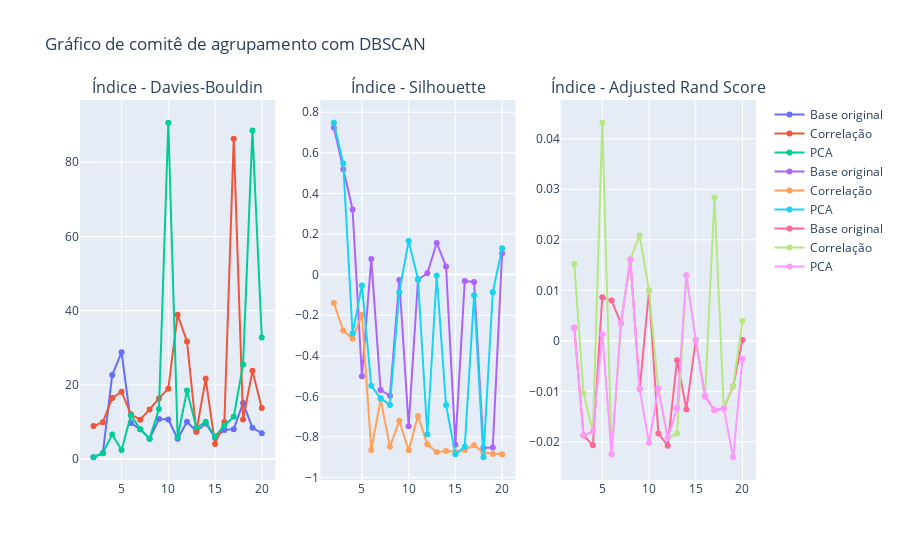

Write notebook code for a chart like this one.
### Code cell
plot_ensemble_indices(data_tfidf, selected_df_corr, selected_df_pca, labels, 'dbscan')

### Figure 1 — Plotly figure (JSON) as saved in the notebook; plotly's stock layout.template omitted (floating-point values rounded to 4 significant figures)
{"data": [{"name": "Base original", "type": "scatter", "x": [2, 3, 4, 5, 6, 7, 8, 9, 10, 11, 12, 13, 14, 15, 16, 17, 18, 19, 20], "xaxis": "x", "y": [0.5079, 1.614, 22.64, 28.78, 9.722, 8.017, 5.468, 10.8, 10.66, 5.493, 10.07, 7.45, 9.626, 5.741, 7.83, 8.074, 15.11, 8.449, 6.985], "yaxis": "y"}, {"name": "Correlação", "type": "scatter", "x": [2, 3, 4, 5, 6, 7, 8, 9, 10, 11, 12, 13, 14, 15, 16, 17, 18, 19, 20], "xaxis": "x", "y": [8.901, 9.946, 16.46, 18.18, 12.08, 10.63, 13.38, 16.36, 18.99, 38.89, 31.7, 7.391, 21.64, 4.102, 9.988, 86.34, 10.65, 23.81, 13.79], "yaxis": "y"}, {"name": "PCA", "type": "scatter", "x": [2, 3, 4, 5, 6, 7, 8, 9, 10, 11, 12, 13, 14, 15, 16, 17, 18, 19, 20], "xaxis": "x", "y": [0.4977, 1.594, 6.656, 2.427, 11.83, 8.067, 5.507, 13.49, 90.65, 5.883, 18.49, 8.501, 10.05, 6.075, 9.043, 11.43, 25.51, 88.6, 32.77], "yaxis": "y"}, {"name": "Base original", "type": "scatter", "x": [2, 3, 4, 5, 6, 7, 8, 9, 10, 11, 12, 13, 14, 15, 16, 17, 18, 19, 20], "xaxis": "x2", "y": [0.7239, 0.5193, 0.3205, -0.5008, 0.07657, -0.569, -0.5975, -0.02634, -0.7473, -0.02559, 0.005909, 0.1559, 0.04024, -0.8381, -0.03209, -0.03608, -0.853, -0.8517, 0.1046], "yaxis": "y2"}, {"name": "Correlação", "type": "scatter", "x": [2, 3, 4, 5, 6, 7, 8, 9, 10, 11, 12, 13, 14, 15, 16, 17, 18, 19, 20], "xaxis": "x2", "y": [-0.1407, -0.2755, -0.3168, -0.1981, -0.8643, -0.615, -0.849, -0.7202, -0.8655, -0.6963, -0.8365, -0.8739, -0.869, -0.8725, -0.8638, -0.8404, -0.8786, -0.8839, -0.8856], "yaxis": "y2"}, {"name": "PCA", "type": "scatter", "x": [2, 3, 4, 5, 6, 7, 8, 9, 10, 11, 12, 13, 14, 15, 16, 17, 18, 19, 20], "xaxis": "x2", "y": [0.7481, 0.5484, -0.2904, -0.05334, -0.5482, -0.6091, -0.6425, -0.08582, 0.1655, -0.0223, -0.7874, -0.004463, -0.6429, -0.8857, -0.8486, -0.1016, -0.9001, -0.08767, 0.1296], "yaxis": "y2"}, {"name": "Base original", "type": "scatter", "x": [2, 3, 4, 5, 6, 7, 8, 9, 10, 11, 12, 13, 14, 15, 16, 17, 18, 19, 20], "xaxis": "x3", "y": [0.002604, -0.01875, -0.02069, 0.008605, 0.007991, 0.003461, 0.01611, -0.00955, 0.009944, -0.01835, -0.02076, -0.003832, -0.01356, 0.0001825, -0.01101, -0.01376, -0.01339, -0.009013, 0.0002128], "yaxis": "y3"}, {"name": "Correlação", "type": "scatter", "x": [2, 3, 4, 5, 6, 7, 8, 9, 10, 11, 12, 13, 14, 15, 16, 17, 18, 19, 20], "xaxis": "x3", "y": [0.01524, -0.01045, -0.01798, 0.04317, -0.02245, 0.003461, 0.01611, 0.02088, 0.009944, -0.009639, -0.01923, -0.01835, 0.013, 0.0001825, -0.01091, 0.02839, -0.01339, -0.009013, 0.003973], "yaxis": "y3"}, {"name": "PCA", "type": "scatter", "x": [2, 3, 4, 5, 6, 7, 8, 9, 10, 11, 12, 13, 14, 15, 16, 17, 18, 19, 20], "xaxis": "x3", "y": [0.002604, -0.01875, -0.01798, 0.001295, -0.02245, 0.003461, 0.01611, -0.00955, -0.02023, -0.009391, -0.01923, -0.01337, 0.013, 0.0001825, -0.01091, -0.01376, -0.01339, -0.02305, -0.00356], "yaxis": "y3"}], "layout": {"annotations": [{"font": {"size": 16}, "showarrow": false, "text": "Índice - Davies-Bouldin", "x": 0.1444, "xanchor": "center", "xref": "paper", "y": 1, "yanchor": "bottom", "yref": "paper"}, {"font": {"size": 16}, "showarrow": false, "text": "Índice - Silhouette", "x": 0.5, "xanchor": "center", "xref": "paper", "y": 1, "yanchor": "bottom", "yref": "paper"}, {"font": {"size": 16}, "showarrow": false, "text": "Índice - Adjusted Rand Score", "x": 0.8556, "xanchor": "center", "xref": "paper", "y": 1, "yanchor": "bottom", "yref": "paper"}], "boxmode": "group", "showlegend": true, "title": {"text": "Gráfico de comitê de agrupamento com DBSCAN"}, "xaxis": {"anchor": "y", "domain": [0, 0.2889]}, "xaxis2": {"anchor": "y2", "domain": [0.3556, 0.6444]}, "xaxis3": {"anchor": "y3", "domain": [0.7111, 1]}, "yaxis": {"anchor": "x", "domain": [0, 1]}, "yaxis2": {"anchor": "x2", "domain": [0, 1]}, "yaxis3": {"anchor": "x3", "domain": [0, 1]}}}
